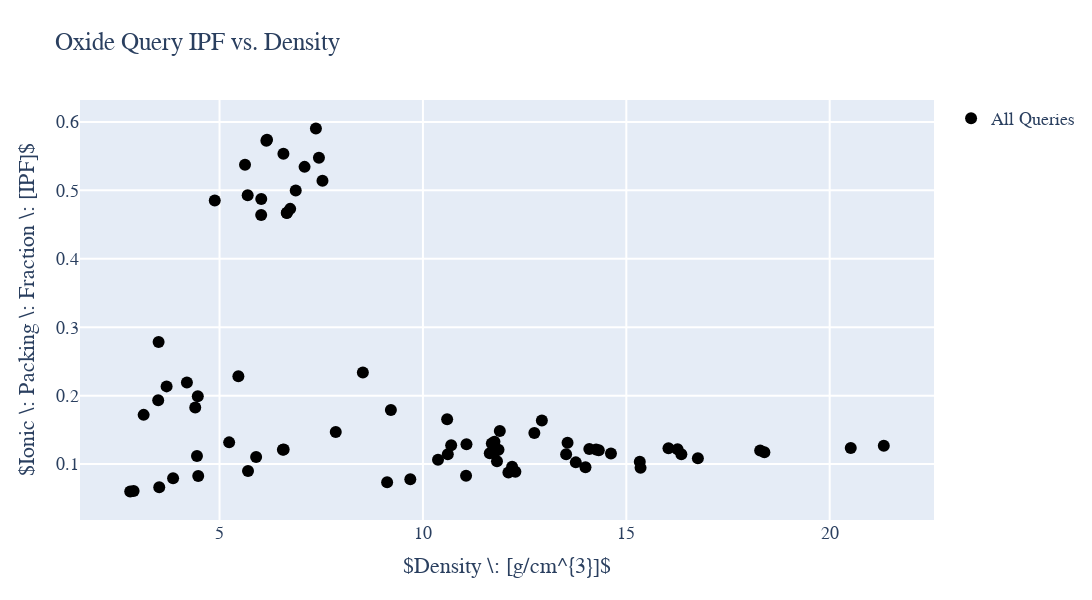

Notebook code cell kept with this figure:
### Code cell
import plotly
import plotly.graph_objs as go
from plotly.offline import iplot

plotly.offline.init_notebook_mode(connected=True)

#Layout design. Can change title, font, x/y-axis etc. Commented out pieces are height and width. 
#For plot in browser I prefer long horizontal plots. For presentations square images may be preferred. 
#Image can be directly saved by hovering over image and clicking camera icon. 
layout_IPF = go.Layout(title= "Oxide Query IPF vs. Density", hovermode= 'closest',
                   font = dict(family='Times New Roman',size=18),
                   xaxis= dict(title= '$Density \: [g/cm^{3}]$',zeroline= False, gridwidth= 2),
                   yaxis= dict(title= '$Ionic \: Packing \: Fraction \: [IPF]$',zeroline= False, gridwidth= 2),
                   height = 600,
                   width = 1200,
     showlegend= True                
)

#Scatter plot of collected data. Use df_oxide_all dataframe. df_oxide_all.Density will pull density column.
trace_all = go.Scatter(x = df_oxide.Density, y = df_oxide.IPF, mode = 'markers',
                    marker=dict(size=12, color='black'), text = df_oxide.Formula, name = 'All Queries')

trace_Al2O3 = go.Scatter(x = df_oxide[(df_oxide.Formula == 'Al2O3') & (df_oxide.E_above_Hull == 0)].loc[:,'Density'],
                         y = df_oxide[(df_oxide.Formula == 'Al2O3') & (df_oxide.E_above_Hull == 0)].loc[:,'IPF'],
                         mode = 'markers', marker=dict(size=18, color='green'), text = 'Al2O3', name = 'Al2O3')
trace_Cr2O3 = go.Scatter(x = df_oxide[(df_oxide.Formula == 'Cr2O3') & (df_oxide.E_above_Hull == 0)].loc[:,'Density'],
                         y = df_oxide[(df_oxide.Formula == 'Cr2O3') & (df_oxide.E_above_Hull == 0)].loc[:,'IPF'],
                         mode = 'markers', marker=dict(size=18, color='blue'), text = 'Cr2O3', name = 'Cr2O3')
trace_Y2O3 = go.Scatter(x = df_oxide[(df_oxide.Formula == 'Y2O3') & (df_oxide.E_above_Hull == 0)].loc[:,'Density'],
                        y = df_oxide[(df_oxide.Formula == 'Y2O3') & (df_oxide.E_above_Hull == 0)].loc[:,'IPF'],
                        mode = 'markers', marker=dict(size=18, color='orange'), text = 'Y2O3', name = 'Y2O3')
trace_SiO2 = go.Scatter(x = df_oxide[(df_oxide.Formula == 'SiO2') & (df_oxide.E_above_Hull == 0)].loc[:,'Density'],
                        y = df_oxide[(df_oxide.Formula == 'SiO2') & (df_oxide.E_above_Hull == 0)].loc[:,'IPF'],
                        mode = 'markers', marker=dict(size=18, color='magenta'), text = 'SiO2', name = 'SiO2')

data_IPF = [trace_all,trace_Al2O3,trace_Cr2O3,trace_Y2O3,trace_SiO2]#,trace0,trace2]
fig_IPF = go.Figure(data_IPF, layout=layout_IPF)
iplot(fig_IPF)

### Figure 1 — Plotly figure (JSON) as saved in the notebook; plotly's stock layout.template omitted (floating-point values rounded to 4 significant figures)
{"data": [{"marker": {"color": "black", "size": 12}, "mode": "markers", "name": "All Queries", "text": ["WS2", "WSe2", "Sr3WN3", "BW2", "Al12W", "Be2W", "P2W", "As3W2", "HfW2", "Si2W", "WSe2", "WO3", "WC", "SrWO4", "MnWO4", "WO3", "Co3W", "WS2", "Te2W", "WCl6", "PW", "Rb2WBr6", "Al5W", "IrW", "Ir3W", "Ni4W", "Rh3W", "WO3", "Be12W", "B2W", "ZrW2", "BW", "AlFe2W", "Ru3W", "TiTc2W", "Mn2GaW", "TaW3", "WS2", "Na2WO4", "MgWO4", "ZnWO4", "BaWO4", "Mn(BW)2", "Co(BW)3", "Tl2WCl6", "Cs2WCl6", "Li6WN4", "Cs2WBr6", "K3WF6", "K2WCl6", "Co(BW)2", "LiRu2W", "ScTc2W", "Ta2OsW", "Mn2AlW", "TiMn2W", "HfTc2W", "SiTc2W", "Nb2RuW", "Y6WO12", "Li2WO4", "CdWO4", "FeWO4", "CoBW", "WSCl4", "Rb2WCl6", "W2NCl8", "BeRu2W", "TiRe2W", "Ta2TcW", "Ti2IrW", "LaWN3", "Sr2MgWO6", "ZrTc2W", "Sr2MgWO6", "Ba2NiWO6"], "type": "scatter", "x": [4.476, 5.9, 5.463, 16.76, 3.858, 10.61, 9.12, 11.06, 16.35, 9.69, 7.857, 6.737, 15.35, 6.026, 6.873, 6.657, 12.92, 6.577, 8.523, 2.887, 12.1, 4.403, 5.7, 20.52, 21.33, 11.89, 14.09, 6.652, 4.445, 12.27, 13.52, 15.33, 10.6, 14.0, 11.69, 11.64, 18.29, 6.557, 4.882, 6.57, 7.444, 6.023, 13.76, 14.62, 5.236, 3.699, 4.198, 4.465, 3.502, 3.134, 14.32, 11.76, 11.07, 18.39, 10.37, 10.69, 14.26, 11.82, 11.75, 5.692, 5.626, 7.531, 7.09, 13.56, 2.803, 3.492, 3.518, 12.19, 16.26, 16.04, 12.74, 9.212, 6.167, 11.86, 6.151, 7.369], "y": [0.08257, 0.1102, 0.2284, 0.1084, 0.07939, 0.1142, 0.07332, 0.08306, 0.1145, 0.07797, 0.1468, 0.4729, 0.09443, 0.4872, 0.4996, 0.4673, 0.1637, 0.1213, 0.234, 0.06057, 0.08768, 0.1827, 0.0897, 0.1236, 0.1269, 0.1484, 0.122, 0.467, 0.1119, 0.08867, 0.1143, 0.1032, 0.1655, 0.09547, 0.13, 0.1159, 0.1199, 0.121, 0.4851, 0.5535, 0.5475, 0.4639, 0.1025, 0.1155, 0.1317, 0.2135, 0.2191, 0.1992, 0.2785, 0.1719, 0.1203, 0.1327, 0.1288, 0.1172, 0.1063, 0.1274, 0.1211, 0.1041, 0.116, 0.4927, 0.5374, 0.514, 0.5343, 0.1312, 0.05991, 0.1932, 0.06599, 0.09606, 0.1217, 0.1233, 0.1453, 0.1791, 0.574, 0.1208, 0.5726, 0.5903]}, {"marker": {"color": "green", "size": 18}, "mode": "markers", "name": "Al2O3", "text": "Al2O3", "type": "scatter", "x": [], "y": []}, {"marker": {"color": "blue", "size": 18}, "mode": "markers", "name": "Cr2O3", "text": "Cr2O3", "type": "scatter", "x": [], "y": []}, {"marker": {"color": "orange", "size": 18}, "mode": "markers", "name": "Y2O3", "text": "Y2O3", "type": "scatter", "x": [], "y": []}, {"marker": {"color": "magenta", "size": 18}, "mode": "markers", "name": "SiO2", "text": "SiO2", "type": "scatter", "x": [], "y": []}], "layout": {"font": {"family": "Times New Roman", "size": 18}, "height": 600, "hovermode": "closest", "showlegend": true, "title": {"text": "Oxide Query IPF vs. Density"}, "width": 1200, "xaxis": {"gridwidth": 2, "title": {"text": "$Density \\: [g/cm^{3}]$"}, "zeroline": false}, "yaxis": {"gridwidth": 2, "title": {"text": "$Ionic \\: Packing \\: Fraction \\: [IPF]$"}, "zeroline": false}}}
